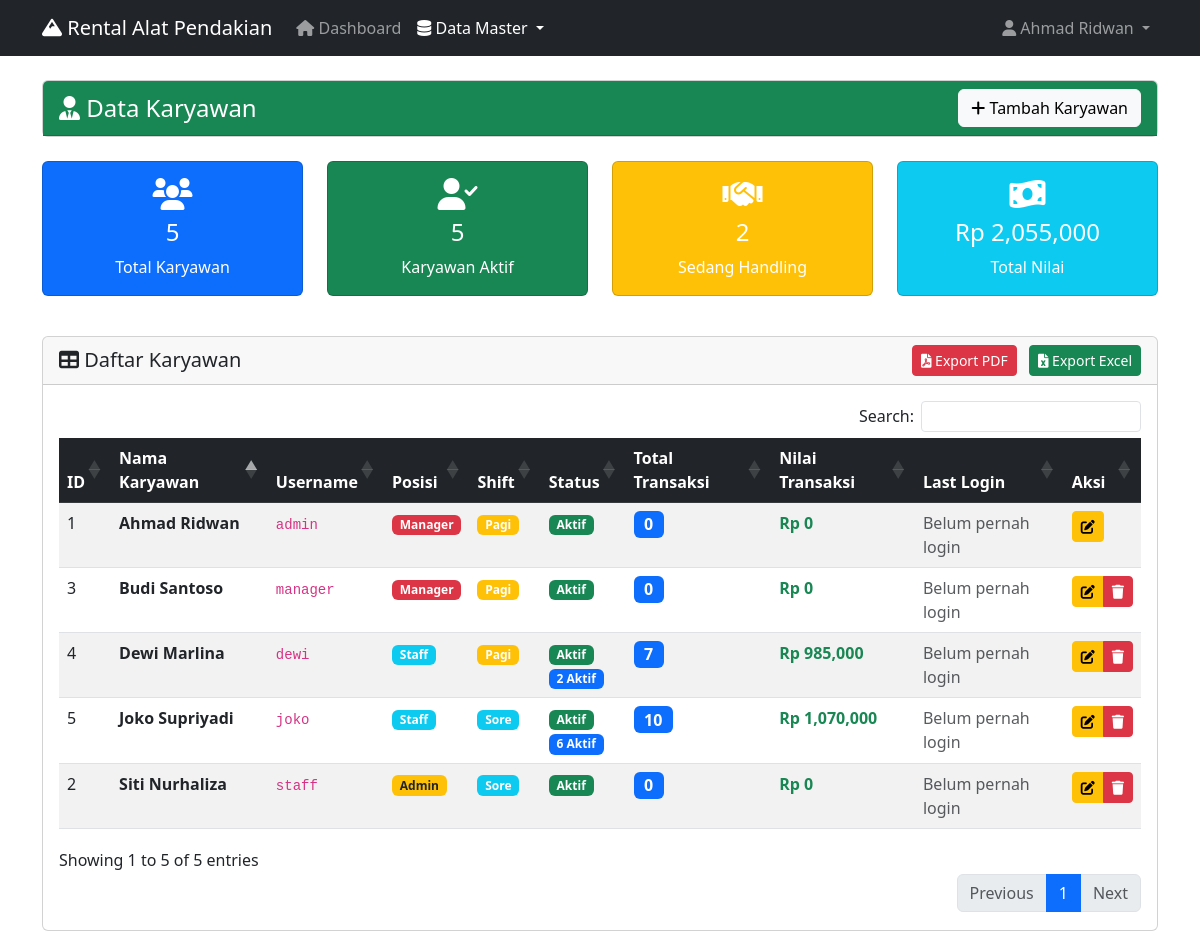
/data_karyawan.php (signed in), run on the app's committed database.
### tables this page shows
CREATE TABLE karyawan (
    id_karyawan INT AUTO_INCREMENT PRIMARY KEY,
    nama_karyawan VARCHAR(100) NOT NULL,
    posisi ENUM('Manager', 'Admin', 'Staff') NOT NULL DEFAULT 'Staff',
    shift_karyawan ENUM('Pagi', 'Sore') NOT NULL DEFAULT 'Pagi',
    username VARCHAR(50) UNIQUE,
    password VARCHAR(255),
    status ENUM('Aktif', 'Nonaktif') DEFAULT 'Aktif',
    last_login DATETIME NULL
);

### data_karyawan.php (the view, shortened to what this page needs)
<?php
$database = new Database();
$db = $database->getConnection();
$query = "SELECT
    k.*,
    COUNT(t.id_transaksi) as total_transaksi,
    SUM(CASE WHEN t.status_bayar = 'Belum Lunas' THEN 1 ELSE 0 END) as transaksi_aktif,
    COALESCE(SUM(dt.jumlah * dt.harga_satuan), 0) as total_nilai_transaksi,
    MAX(t.tanggal_pinjam) as transaksi_terakhir
FROM karyawan k
LEFT JOIN transaksi t ON k.id_karyawan = t.id_karyawan
LEFT JOIN detail_transaksi dt ON t.id_transaksi = dt.id_transaksi
GROUP BY k.id_karyawan, k.nama_karyawan, k.username, k.posisi, k.shift_karyawan, k.status, k.last_login
ORDER BY k.nama_karyawan";
$stmt = $db->prepare($query);
$stmt->execute();
$karyawan_list = $stmt->fetchAll(PDO::FETCH_ASSOC);
?>
<!DOCTYPE html>
<html lang="id">
<head>
    <link href="https://cdn.jsdelivr.net/npm/bootstrap@5.3.0/dist/css/bootstrap.min.css" rel="stylesheet">
    <link href="https://cdnjs.cloudflare.com/ajax/libs/font-awesome/6.0.0/css/all.min.css" rel="stylesheet">
    <link href="https://cdn.datatables.net/1.13.6/css/dataTables.bootstrap5.min.css" rel="stylesheet">
    <link href="https://cdn.datatables.net/buttons/2.4.1/css/buttons.bootstrap5.min.css" rel="stylesheet">
</head>
<body>
    <nav class="navbar navbar-expand-lg navbar-dark bg-dark">
        <div class="container">
            <a class="navbar-brand" href="index.php">
                <i class="fas fa-mountain"></i> Rental Alat Pendakian
            </a>
            <div class="collapse navbar-collapse" id="navbarNav">
                <ul class="navbar-nav me-auto">
                    <li class="nav-item">
                        <a class="nav-link" href="index.php">
                            <i class="fas fa-home"></i> Dashboard
                        </a>
                    </li>
                    <li class="nav-item dropdown">
                        <a class="nav-link dropdown-toggle active" href="#" role="button" data-bs-toggle="dropdown">
                            <i class="fas fa-database"></i> Data Master
                        </a>
                    </li>
                </ul>
                <ul class="navbar-nav">
                    <li class="nav-item dropdown">
                        <a class="nav-link dropdown-toggle" href="#" role="button" data-bs-toggle="dropdown">
                            <i class="fas fa-user"></i> <?= htmlspecialchars($_SESSION['nama_karyawan']) ?>
                        </a>
                    </li>
                </ul>
            </div>
        </div>
    </nav>
    <div class="container mt-4">
        <div class="row mb-4">
            <div class="col-12">
                <div class="card">
                    <div class="card-header bg-success text-white d-flex justify-content-between align-items-center">
                        <h4 class="mb-0">
                            <i class="fas fa-user-tie"></i> Data Karyawan
                        </h4>
                        <button class="btn btn-light" data-bs-toggle="modal" data-bs-target="#addModal">
                            <i class="fas fa-plus"></i> Tambah Karyawan
                        </button>
                    </div>
                </div>
            </div>
        </div>
        <div class="row mb-4">
            <div class="col-md-3 mb-3">
                <div class="card text-center bg-primary text-white">
                    <div class="card-body">
                        <i class="fas fa-users fa-2x mb-2"></i>
                        <h4><?= count($karyawan_list) ?></h4>
                        <p class="mb-0">Total Karyawan</p>
                    </div>
                </div>
            </div>
            <div class="col-md-3 mb-3">
                <div class="card text-center bg-success text-white">
                    <div class="card-body">
                        <i class="fas fa-user-check fa-2x mb-2"></i>
                        <h4><?= count(array_filter($karyawan_list, function ($k) {
                                return $k['status'] == 'Aktif';
                            })) ?></h4>
                        <p class="mb-0">Karyawan Aktif</p>
                    </div>
                </div>
            </div>
            <div class="col-md-3 mb-3">
                <div class="card text-center bg-warning text-white">
                    <div class="card-body">
                        <i class="fas fa-handshake fa-2x mb-2"></i>
                        <h4><?= count(array_filter($karyawan_list, function ($k) {
                                return $k['transaksi_aktif'] > 0;
                            })) ?></h4>
                        <p class="mb-0">Sedang Handling</p>
                    </div>
                </div>
            </div>
            <div class="col-md-3 mb-3">
                <div class="card text-center bg-info text-white">
                    <div class="card-body">
                        <i class="fas fa-money-bill-wave fa-2x mb-2"></i>
                        <h4>Rp <?= number_format(array_sum(array_column($karyawan_list, 'total_nilai_transaksi'))) ?></h4>
                        <p class="mb-0">Total Nilai</p>
                    </div>
                </div>
            </div>
        </div>
        <div class="row">
            <div class="col-12">
                <div class="card">
                    <div class="card-header d-flex justify-content-between align-items-center">
                        <h5 class="mb-0">
                            <i class="fas fa-table"></i> Daftar Karyawan
                        </h5>
                        <div>
                            <button id="exportPDF" class="btn btn-danger btn-sm me-2">
                                <i class="fas fa-file-pdf"></i> Export PDF
                            </button>
                            <button id="exportExcel" class="btn btn-success btn-sm">
                                <i class="fas fa-file-excel"></i> Export Excel
                            </button>
                        </div>
                    </div>
                    <div class="card-body">
                        <div class="table-responsive">
                            <table id="dataTable" class="table table-striped table-hover">
                                <thead class="table-dark">
                                    <tr>
                                        <th>ID</th>
                                        <th>Nama Karyawan</th>
                                        <th>Username</th>
                                        <th>Posisi</th>
                                        <th>Shift</th>
                                        <th>Status</th>
                                        <th>Total Transaksi</th>
                                        <th>Nilai Transaksi</th>
                                        <th>Last Login</th>
                                        <th>Aksi</th>
                                    </tr>
                                </thead>
                                <tbody>
                                    <?php foreach ($karyawan_list as $karyawan): ?>
                                        <tr>
                                            <td><?= $karyawan['id_karyawan'] ?></td>
                                            <td>
                                                <strong><?= htmlspecialchars($karyawan['nama_karyawan']) ?></strong>
                                            </td>
                                            <td>
                                                <code><?= htmlspecialchars($karyawan['username']) ?></code>
                                            </td>
                                            <td>
                                                <?php
                                                $posisi_class = '';
                                                switch ($karyawan['posisi']) {
                                                    case 'Manager':
                                                        $posisi_class = 'bg-danger';
                                                        break;
                                                    case 'Admin':
                                                        $posisi_class = 'bg-warning text-dark';
                                                        break;
                                                    case 'Staff':
                                                        $posisi_class = 'bg-info';
                                                        break;
                                                }
                                                ?>
                                                <span class="badge <?= $posisi_class ?>">
                                                    <?= htmlspecialchars($karyawan['posisi']) ?>
                                                </span>
                                            </td>
                                            <td>
                                                <span class="badge bg-<?= $karyawan['shift_karyawan'] == 'Pagi' ? 'warning' : 'info' ?>">
                                                    <?= htmlspecialchars($karyawan['shift_karyawan']) ?>
                                                </span>
                                            </td>
                                            <td>
                                                <?php if ($karyawan['status'] == 'Aktif'): ?>
                                                    <span class="badge bg-success">Aktif</span>
                                                <?php else: ?>
                                                    <span class="badge bg-secondary">Nonaktif</span>
                                                <?php endif; ?>
                                                <?php if ($karyawan['transaksi_aktif'] > 0): ?>
                                                    <br><span class="badge bg-primary">
                                                        <?= $karyawan['transaksi_aktif'] ?> Aktif
                                                    </span>
                                                <?php endif; ?>
                                            </td>
                                            <td>
                                                <span class="badge bg-primary fs-6">
                                                    <?= $karyawan['total_transaksi'] ?>
                                                </span>
                                            </td>
                                            <td>
                                                <strong class="text-success">
                                                    Rp <?= number_format($karyawan['total_nilai_transaksi']) ?>
                                                </strong>
                                            </td>
                                            <td>
                                                <?php if ($karyawan['last_login']): ?>
                                                    <?= date('d/m/Y H:i', strtotime($karyawan['last_login'])) ?>
                                                <?php else: ?>
                                                    <span class="text-muted">Belum pernah login</span>
                                                <?php endif; ?>
                                            </td>
                                            <td>
                                                <div class="btn-group" role="group">
                                                    <button class="btn btn-warning btn-sm" onclick="editItem(<?= htmlspecialchars(json_encode($karyawan)) ?>)" title="Edit">
                                                        <i class="fas fa-edit"></i>
                                                    </button>
                                                    <?php if ($karyawan['id_karyawan'] != $_SESSION['user_id']): ?>
                                                        <button class="btn btn-danger btn-sm" onclick="deleteItem(<?= $karyawan['id_karyawan'] ?>, '<?= htmlspecialchars($karyawan['nama_karyawan']) ?>')" title="Hapus">
                                                            <i class="fas fa-trash"></i>
                                                        </button>
                                                    <?php endif; ?>
                                                </div>
                                            </td>
                                        </tr>
                                    <?php endforeach; ?>
                                </tbody>
                            </table>
                        </div>
                    </div>
                </div>
            </div>
        </div>
    </div>
</body>
</html>

### data on the page
karyawan: id_karyawan "1", nama_karyawan "Ahmad Ridwan", username "admin", posisi "Manager", shift_karyawan "Pagi", status "Aktif", total_transaksi "0", total_nilai_transaksi "0", shows "Belum pernah login"
karyawan: id_karyawan "3", nama_karyawan "Budi Santoso", username "manager", posisi "Manager", shift_karyawan "Pagi", status "Aktif", total_transaksi "0", total_nilai_transaksi "0", shows "Belum pernah login"
karyawan: id_karyawan "4", nama_karyawan "Dewi Marlina", username "dewi", posisi "Staff", shift_karyawan "Pagi", status "Aktif", transaksi_aktif "2", total_transaksi "7", total_nilai_transaksi "985,000", shows "Belum pernah login"
karyawan: id_karyawan "5", nama_karyawan "Joko Supriyadi", username "joko", posisi "Staff", shift_karyawan "Sore", status "Aktif", transaksi_aktif "6", total_transaksi "10", total_nilai_transaksi "1,070,000", shows "Belum pernah login"
karyawan: id_karyawan "2", nama_karyawan "Siti Nurhaliza", username "staff", posisi "Admin", shift_karyawan "Sore", status "Aktif", total_transaksi "0", total_nilai_transaksi "0", shows "Belum pernah login"

### other printed values
$_SESSION['nama_karyawan'] "Ahmad Ridwan"
count($karyawan_list) "5"
array_sum(array_column($karyawan_list, 'total_nilai_transaksi')) "2,055,000"
